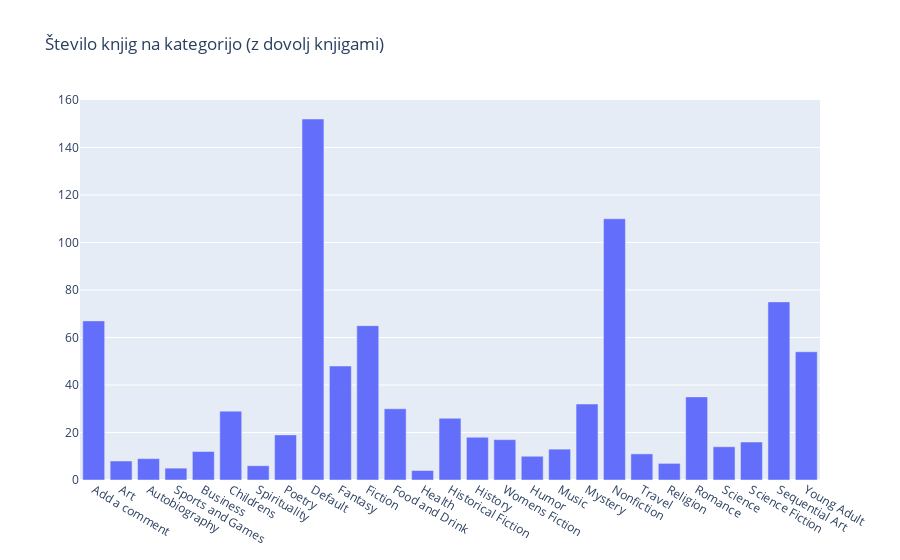

Source (notebook cell):
### Code cell
MIN_KNJ = 3
slovar = {sez_kat[i]: st_knj[i] for i in range(len(sez_kat))}
nov_slovar = dict([(value, key) for key, value in slovar.items()])

# Odstrani kategorije z manj kot MIN_KNJ knjigami
for key in list(nov_slovar):
    if key <= MIN_KNJ:
        del nov_slovar[key]

dict_ana = dict([(value, key) for key, value in nov_slovar.items()])

# Graf s kategorijami, ki jih bomo upoštevali, ker imajo zadostno število knjig.
trace1 = go.Bar(
    x = list(dict_ana.keys()),
    y = list(dict_ana.values()),
)
fig_2 = go.Figure(
    data = [trace1],
    layout_title_text = "Število knjig na kategorijo (z dovolj knjigami)"
)
# Izriše graf št. knjig/sprejemljivih kategorij
fig_2

### Figure 1 — Plotly figure (JSON) as saved in the notebook; plotly's stock layout.template omitted (floating-point values rounded to 4 significant figures)
{"data": [{"type": "bar", "x": ["Add a comment", "Art", "Autobiography", "Sports and Games", "Business", "Childrens", "Spirituality", "Poetry", "Default", "Fantasy", "Fiction", "Food and Drink", "Health", "Historical Fiction", "History", "Womens Fiction", "Humor", "Music", "Mystery", "Nonfiction", "Travel", "Religion", "Romance", "Science", "Science Fiction", "Sequential Art", "Young Adult"], "y": [67, 8, 9, 5, 12, 29, 6, 19, 152, 48, 65, 30, 4, 26, 18, 17, 10, 13, 32, 110, 11, 7, 35, 14, 16, 75, 54]}], "layout": {"title": {"text": "Število knjig na kategorijo (z dovolj knjigami)"}}}
